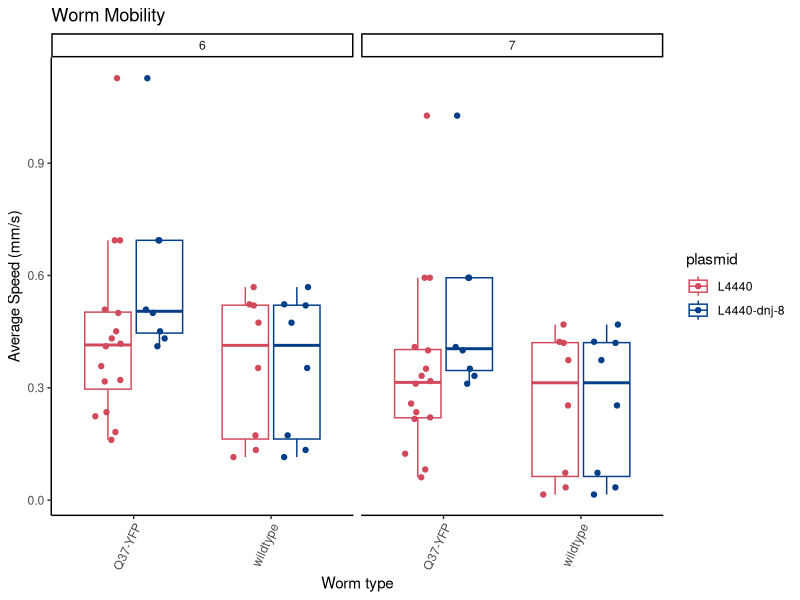
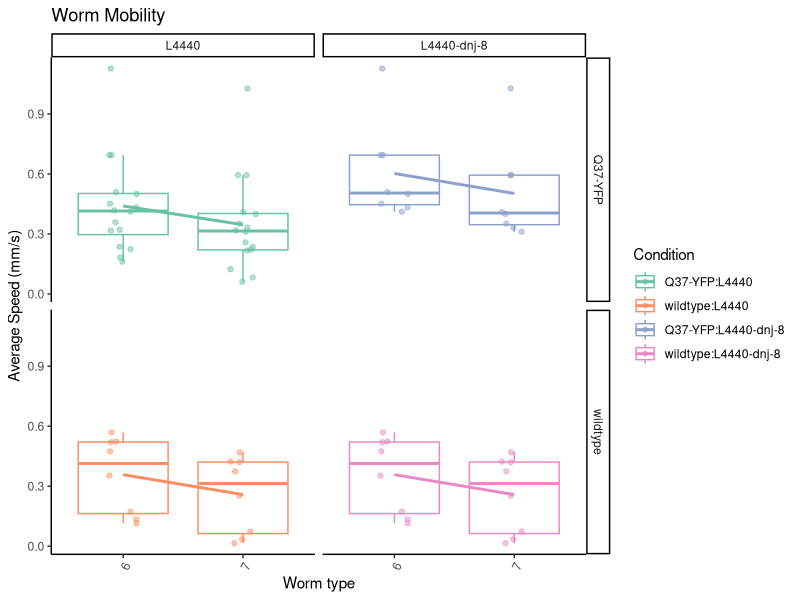

Generate these figures, in order, with R:
# load packages

library(tidyverse)
library(readxl)

data <- read_excel("example_ex2_results.xlsx")


data |>
  ggplot(aes(x = worm_type, y = average_speed, color = plasmid)) +
  geom_boxplot(outlier.shape = NA) +
  geom_point(position = position_jitterdodge(jitter.width = 0.2)) +
  scale_color_manual(values = c("#d1495b", "#003f88")) +
  facet_wrap(~day, nrow = 1) +
  labs(title = "Worm Mobility", y = "Average Speed (mm/s)", x = "Worm type") +
  theme_classic() +
  theme(axis.text.x = element_text(angle = 65, vjust = 1, hjust = 1)) 

averages <- data |>
  mutate(day = factor(day)) |>
  group_by(worm_type, plasmid, day) |>
  summarize(average = mean(average_speed),
            sd = sd(average_speed))


ggplot() +
  geom_boxplot(data = data, 
               alpha= 0.3,
               aes(x = factor(day), y = average_speed, color = interaction(worm_type, plasmid, sep=':')),
               outlier.shape = NA) +
  geom_point(data = data, 
             alpha= 0.5,
             aes(x = factor(day), y = average_speed, color = interaction(worm_type, plasmid, sep=':')),
             position = position_jitterdodge(jitter.width = 0.7)) +
  geom_line(data = averages, 
            mapping = aes(x = day, group=1, y = average, color = interaction(worm_type, plasmid, sep=':')),
            linewidth = 1) +
  scale_color_brewer(palette = "Set2") +
  labs(title = "Worm Mobility", y = "Average Speed (mm/s)", x = "Worm type", color = "Condition") +
  facet_grid(rows =vars(worm_type), cols = vars(plasmid)) +
  theme_classic() + 
  theme(axis.text.x = element_text(angle = 65, vjust = 1, hjust = 1)) 

